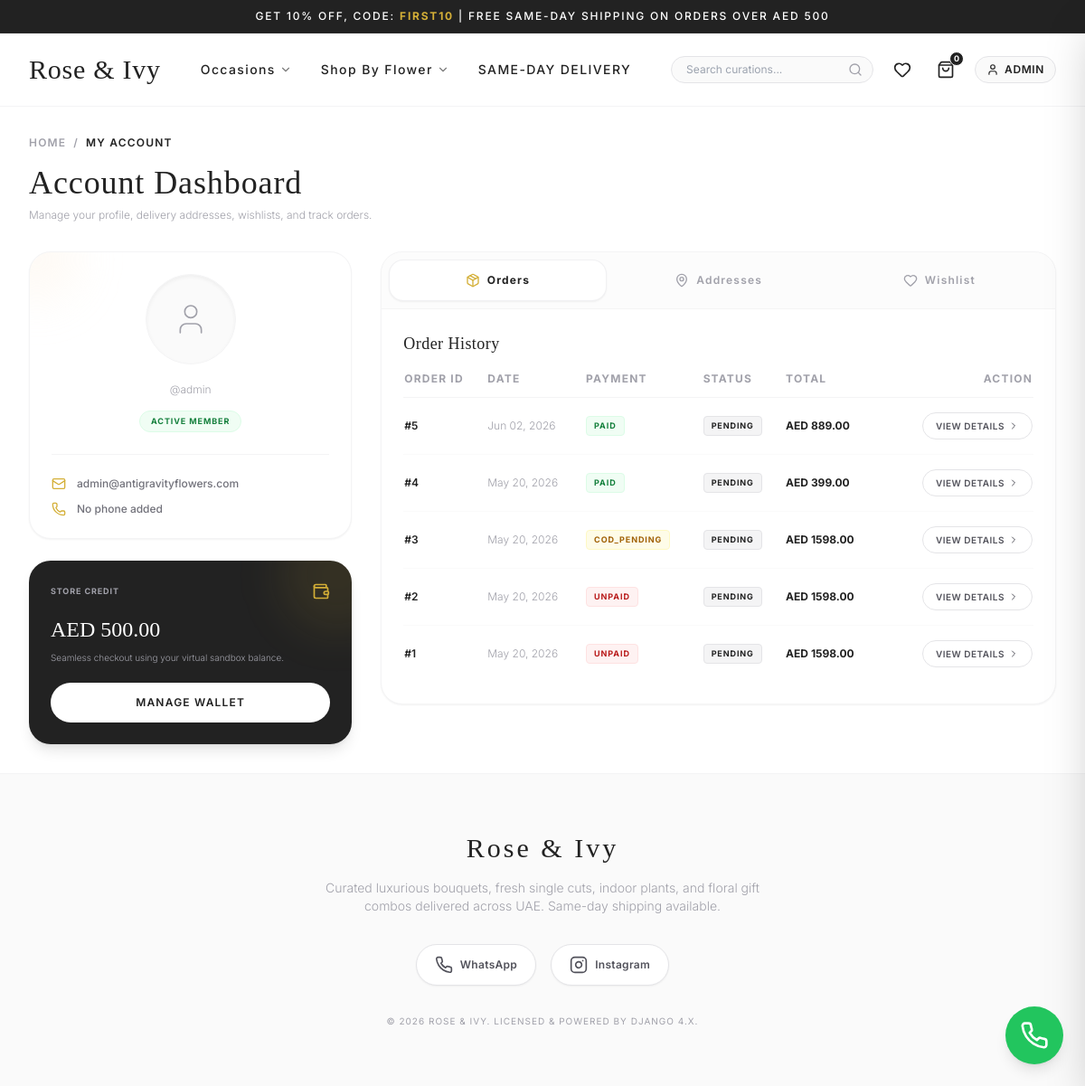
/accounts/profile/ (signed in), run on an earlier commit of the app's database.
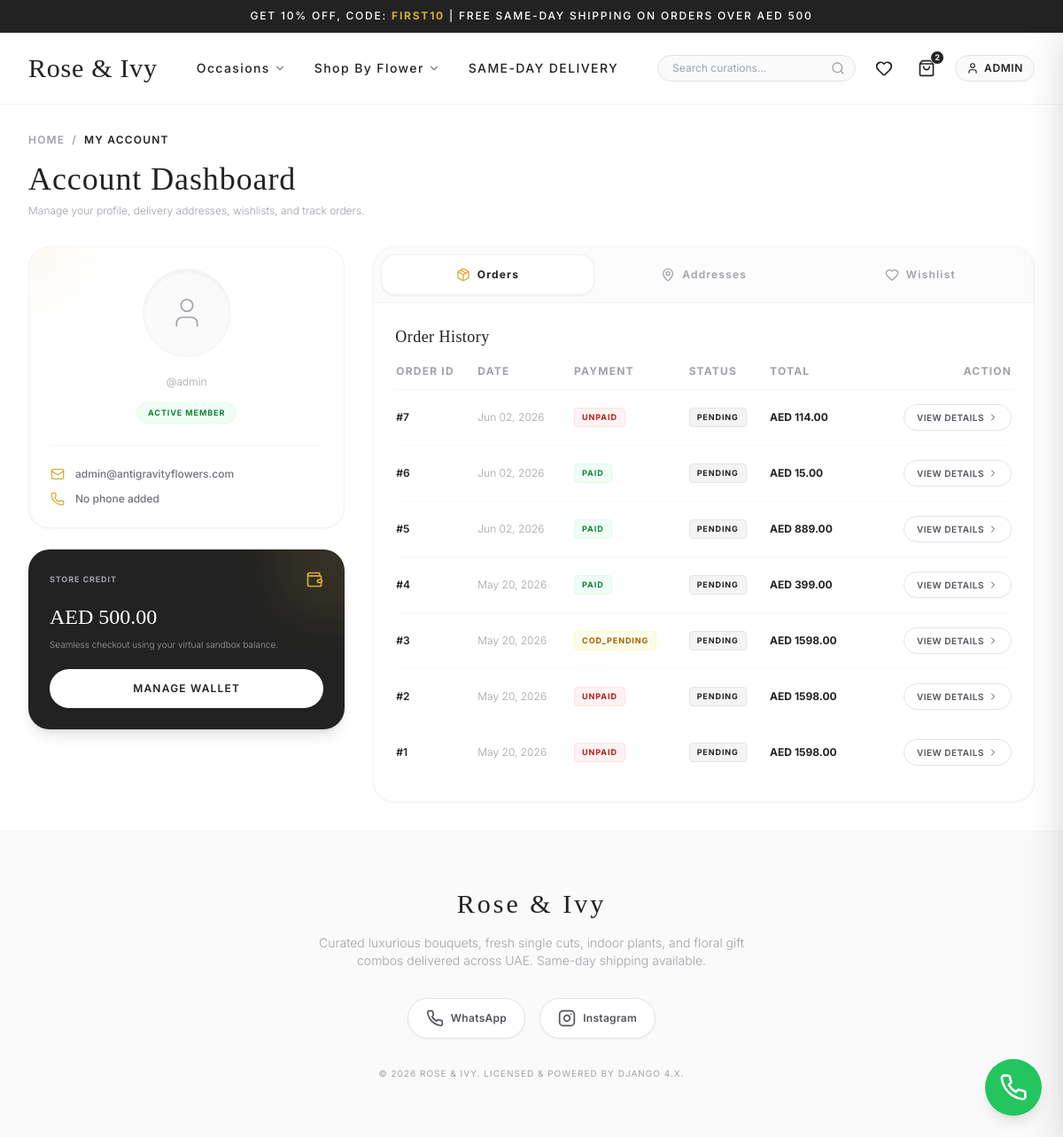
And on a later commit of the database.
### orders/models.py (models this page shows, shortened)
class Order(models.Model):
    ORDER_STATUS = (
        ('Pending', 'Pending'),
        ('Processing', 'Processing'),
        ('Shipped', 'Shipped'),
        ('Delivered', 'Delivered'),
    )
    PAYMENT_STATUS = (
        ('UNPAID', 'Unpaid'),
        ('PAID', 'Paid'),
        ('FAILED', 'Failed'),
    )
    PAYMENT_METHODS = (
        ('RAZORPAY', 'UPI/Net Banking (Razorpay)'),
    )
    user = models.ForeignKey(User, on_delete=models.CASCADE, related_name='orders')
    address = models.ForeignKey(Address, on_delete=models.SET_NULL, null=True, blank=True)
    total = models.DecimalField(max_digits=10, decimal_places=2)
    coupon = models.ForeignKey(Coupon, on_delete=models.SET_NULL, null=True, blank=True)
    discount_amount = models.DecimalField(max_digits=10, decimal_places=2, default=0.00)
    payment_method = models.CharField(max_length=20, choices=PAYMENT_METHODS)
    payment_status = models.CharField(max_length=20, choices=PAYMENT_STATUS, default='UNPAID')
    order_status = models.CharField(max_length=20, choices=ORDER_STATUS, default='Pending')
    gateway_order_id = models.CharField(max_length=100, blank=True, null=True)
    created_at = models.DateTimeField(auto_now_add=True)
    class Meta:
        ordering = ['-created_at']

### accounts/views.py (the view)
# urls.py: path('profile/', views.profile_view, name='profile'),
@login_required
def profile_view(request):
    addresses = request.user.addresses.all()
    orders = request.user.orders.all()
    wishlist = Wishlist.objects.filter(user=request.user).select_related('product')
    context = {
        'addresses': addresses,
        'orders': orders,
        'wishlist': wishlist,
    }
    return render(request, 'accounts/profile.html', context)

### cart/context_processors.py (called while the page is built)
def cart_processor(request):
    cart_total_items = 0
    if request.user.is_authenticated:
        cart = Cart.objects.filter(user=request.user).first()
        if cart:
            cart_total_items = cart.total_items
    else:
        session_key = request.session.session_key
        if session_key:
            cart = Cart.objects.filter(session_key=session_key).first()
            if cart:
                cart_total_items = cart.total_items
    return {
        'cart_total_items': cart_total_items
    }

### cart/models.py (called while the page is built)
    @property
    def total_items(self):
        return sum(item.quantity for item in self.items.all())

### core/context_processors.py (called while the page is built)
def social_settings(request):
    return {
        'settings': {
            'WHATSAPP_PHONE_NUMBER': getattr(settings, 'WHATSAPP_PHONE_NUMBER', '971501234567'),
            'INSTAGRAM_USERNAME': getattr(settings, 'INSTAGRAM_USERNAME', 'roseandivyflowers'),
        }
    }

### templates/accounts/profile.html (shortened to what the changed rows need)
{% extends 'base.html' %}
{% load static %}
{% block content %}
<div class="mb-8 select-none">
    <h1 class="font-serif text-3xl md:text-4xl font-medium text-brandCharcoal tracking-wide mb-2">Account Dashboard</h1>
</div>
<div class="grid grid-cols-1 lg:grid-cols-3 gap-8 items-start select-none">
    <div class="lg:col-span-1 space-y-6">
        <div class="bg-brandCharcoal text-white p-6 rounded-3xl shadow-lg relative overflow-hidden">
            <h2 class="font-serif text-2xl font-medium text-white mb-2">AED {{ user.wallet.balance|default:"0.00" }}</h2>
        </div>
    </div>
    <div class="lg:col-span-2 space-y-6">
        <div class="bg-white border border-zinc-100 rounded-3xl shadow-sm overflow-hidden">
            <div class="p-6">
                <div id="tab-panel-orders" class="space-y-4">
                    {% if orders %}
                        <div class="overflow-x-auto">
                            <table class="w-full text-left border-collapse text-xs">
                                <thead>
                                    <tr class="border-b border-zinc-100 font-bold uppercase tracking-widest text-zinc-400 pb-3">
                                        <th class="pb-3">Order ID</th>
                                        <th class="pb-3">Date</th>
                                        <th class="pb-3">Payment</th>
                                        <th class="pb-3">Status</th>
                                        <th class="pb-3">Total</th>
                                        <th class="pb-3 text-end">Action</th>
                                    </tr>
                                </thead>
                                <tbody class="divide-y divide-zinc-50 text-zinc-600 font-medium">
                                    {% for order in orders %}
                                        <tr class="hover:bg-zinc-50/20 transition-colors">
                                            <td class="py-4 text-brandCharcoal font-semibold">#{{ order.id }}</td>
                                            <td class="py-4 text-zinc-400 font-light">{{ order.created_at|date:"M d, Y" }}</td>
                                            <td class="py-4">
                                                <span class="inline-block text-[9px] uppercase tracking-widest font-bold px-2 py-0.5 rounded {% if order.payment_status == 'PAID' %}bg-green-50 text-green-700 border border-green-100{% elif order.payment_status == 'COD_PENDING' %}bg-yellow-50 text-yellow-700 border border-yellow-100{% else %}bg-red-50 text-red-700 border border-red-100{% endif %}">
                                                    {{ order.get_payment_status_display }}
                                                </span>
                                            </td>
                                            <td class="py-4">
                                                <span class="inline-block text-[9px] uppercase tracking-widest font-bold px-2 py-0.5 rounded bg-zinc-100 text-brandCharcoal border border-zinc-200">
                                                    {{ order.order_status }}
                                                </span>
                                            </td>
                                            <td class="py-4 font-sans font-bold text-brandCharcoal">AED {{ order.total }}</td>
                                            <td class="py-4 text-end">
                                                <a href="{% url 'orders:order_detail' order.id %}" class="inline-flex items-center gap-1 border border-zinc-200 hover:border-brandGold hover:text-brandGold transition-all text-[10px] uppercase tracking-wider px-3.5 py-1.5 rounded-full font-semibold">
                                                    View Details <i data-lucide="chevron-right" class="w-3 h-3"></i>
                                                </a>
                                            </td>
                                        </tr>
                                    {% endfor %}
                                </tbody>
                            </table>
                        </div>
                    {% endif %}
                </div>
            </div>
        </div>
    </div>
</div>
{% endblock %}

### templates/base.html (shortened to what the changed rows need)
{% load static %}
<!DOCTYPE html>
<html lang="en">
<head>
    <script src="https://cdn.tailwindcss.com"></script>
</head>
<body class="bg-brandWhite text-brandCharcoal font-sans min-h-screen flex flex-col antialiased">
    <header class="sticky top-0 bg-white/95 backdrop-blur-md z-40 border-b border-zinc-100 transition-all">
        <div class="max-w-7xl mx-auto px-4 sm:px-6 lg:px-8 h-20 flex items-center justify-between">
            <div class="flex items-center gap-4">
                <button onclick="openCartDrawer()" class="text-brandCharcoal hover:text-brandGold p-1.5 transition-colors relative" title="Shopping Bag">
                    <i data-lucide="shopping-bag" class="w-5 h-5"></i>
                    <span id="cart-badge" class="absolute -top-1 -right-1 bg-brandCharcoal text-white text-[9px] font-bold rounded-full w-4 h-4 flex items-center justify-center border border-white">
                        {{ cart_total_items|default:0 }}
                    </span>
                </button>
            </div>
        </div>
    </header>
    <main class="flex-grow py-8 max-w-7xl mx-auto px-4 sm:px-6 lg:px-8 w-full">
        {% block content %}{% endblock %}
    </main>
</body>
</html>

What changed in the data, as far as the page shows it:
added Order: id "7", created_at "Jun 02, 2026", payment_status "UNPAID", order_status "PENDING", total "114.00"
added Order: id "6", created_at "Jun 02, 2026", payment_status "PAID", order_status "PENDING", total "15.00"
Also different on the page:
{{ cart_total_items|default:0 }}: "0" → "2"
